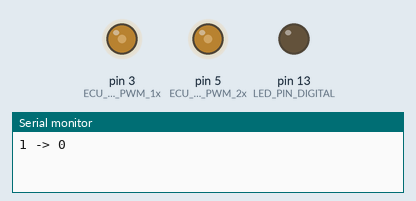
Simulated run of this sketch. Board: Arduino Uno, built with avr-gcc and run on an emulated ATmega328P. Shown: output pins drawn as LEDs (lit = HIGH), the last lines printed to the serial monitor.

Above: at 0.05 s.
At 0.15 s:
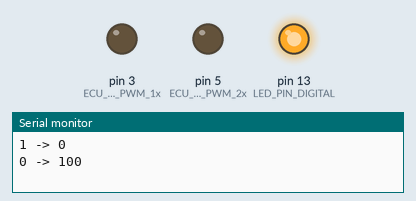
Timing chart, 0 to 3.0 s (numbered marks = the images above):
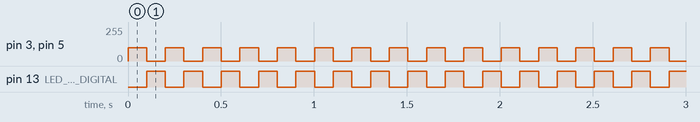

The sketch:

pulseSimulator.ino
```cpp
/*******************************/
/******* Pulse simulator *******/
/*******************************/
#define ON 1
#define OFF 0
#define OFF_ANALOG 0
#define ON_ANALOG 100
#define ECU_PIN_PWM_1x 3
#define ECU_PIN_PWM_2x 5 // This PIN is more powerfull
#define LED_PIN_DIGITAL 13
#define PULSE_WIDTH 100

int value = OFF;

void setup() {
  pinMode(LED_PIN_DIGITAL, OUTPUT);
  Serial.begin(9600);
}

void loop() {
  value = !value;
  if (value == OFF) {
    writeAnalogOutputs(OFF_ANALOG);
    digitalWrite(LED_PIN_DIGITAL, ON);
  }
  else {
    writeAnalogOutputs(ON_ANALOG);
    digitalWrite(LED_PIN_DIGITAL, OFF);
  }

  Serial.print(value);
  Serial.print(" -> ");
  Serial.println(millis());
  delay(PULSE_WIDTH);
}

void writeAnalogOutputs(int value) {
  analogWrite(ECU_PIN_PWM_1x, value);
  analogWrite(ECU_PIN_PWM_2x, value);
}
```

Measured:
- by itself, pin 3 (ECU_PIN_PWM_1x), pin 5 (ECU_PIN_PWM_2x): alternates 100/255 for 0.10 s and 0/255 for 0.10 s
- by itself, pin 13 (LED_PIN_DIGITAL): alternates HIGH for 0.10 s and LOW for 0.10 s
